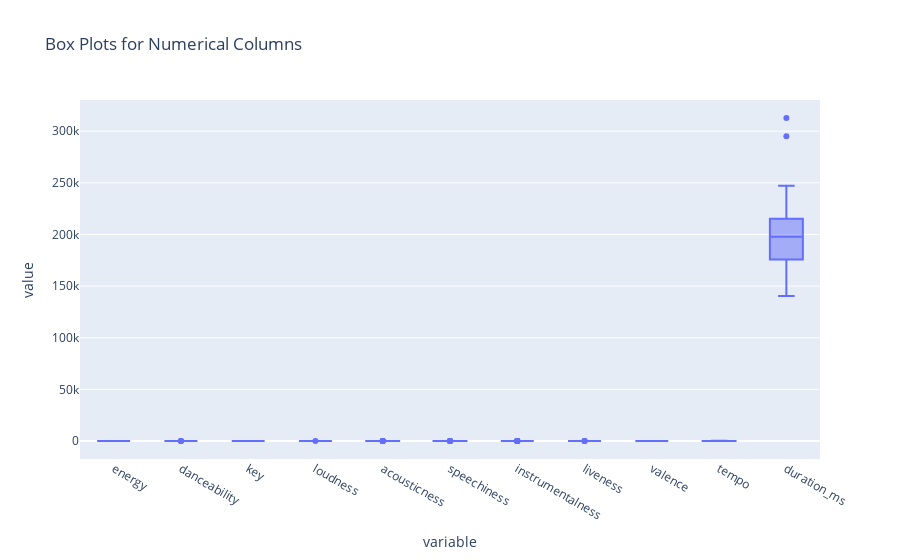

The code cell stored with this chart in its notebook:
### Code cell
px.box(numerical_df, title="Box Plots for Numerical Columns")

### Figure 1 — Plotly figure (JSON) as saved in the notebook; plotly's stock layout.template omitted (floating-point values rounded to 4 significant figures; data arrays with more than 128 entries replaced by an {"elided": "..."} marker saying what was removed)
{"data": [{"alignmentgroup": "True", "hovertemplate": "variable=%{x}<br>value=%{y}<extra></extra>", "legendgroup": "", "marker": {"color": "#636efa"}, "name": "", "notched": false, "offsetgroup": "", "orientation": "v", "showlegend": false, "type": "box", "x": {"elided": "550 str values"}, "x0": " ", "xaxis": "x", "y": {"elided": "550 float values"}, "y0": " ", "yaxis": "y"}], "layout": {"boxmode": "group", "legend": {"tracegroupgap": 0}, "title": {"text": "Box Plots for Numerical Columns"}, "xaxis": {"anchor": "y", "domain": [0, 1], "title": {"text": "variable"}}, "yaxis": {"anchor": "x", "domain": [0, 1], "title": {"text": "value"}}}}
